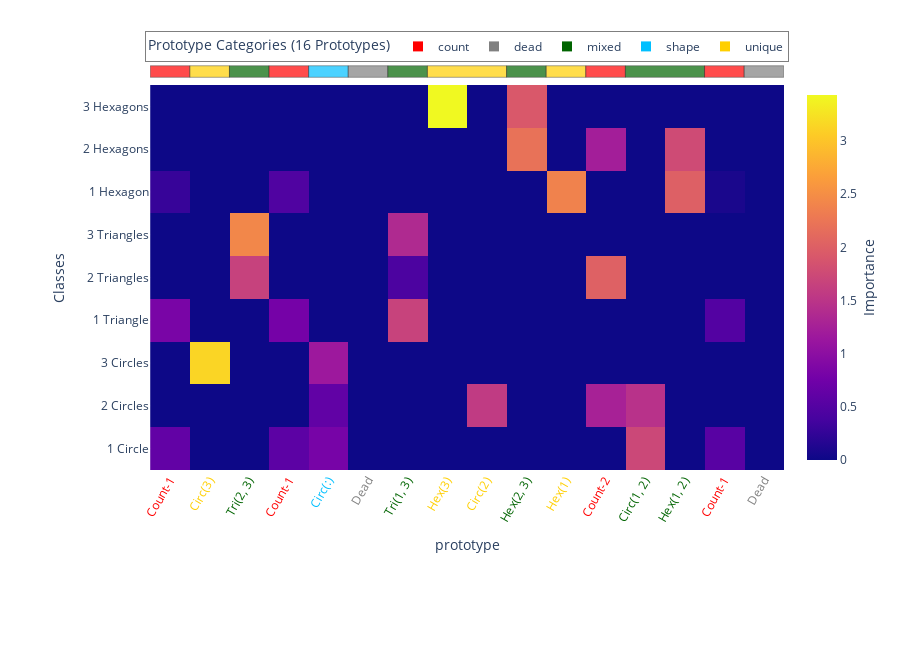

Notebook code for this chart:
### Code cell
show_global_explanation(net, classes, output_path=run_vis_dir, order_prototypes_by_group=False)

### Figure 1 — Plotly figure (JSON) as saved in the notebook; plotly's stock layout.template omitted (floating-point values rounded to 4 significant figures; data arrays with more than 128 entries replaced by an {"elided": "..."} marker saying what was removed)
{"data": [{"colorbar": {"title": {"side": "right", "text": "Importance"}}, "colorscale": [[0, "#0d0887"], [0.1111, "#46039f"], [0.2222, "#7201a8"], [0.3333, "#9c179e"], [0.4444, "#bd3786"], [0.5556, "#d8576b"], [0.6667, "#ed7953"], [0.7778, "#fb9f3a"], [0.8889, "#fdca26"], [1, "#f0f921"]], "customdata": [["Count-1", "Circ(3)", "Tri(2, 3)", "Count-1", "Circ(:)", "Dead", "Tri(1, 3)", "Hex(3)", "Circ(2)", "Hex(2, 3)", "Hex(1)", "Count-2", "Circ(1, 2)", "Hex(1, 2)", "Count-1", "Dead"], ["0", "1", "2", "3", "4", "5", "6", "7", "8", "9", "10", "11", "12", "13", "14", "15"]], "hoverongaps": false, "hovertemplate": "Class: %{y}<br>Prototype: %{customdata[0]} (Original P%{customdata[1]})<br>Importance: %{z:.3f}<extra></extra>", "type": "heatmap", "x": [0, 1, 2, 3, 4, 5, 6, 7, 8, 9, 10, 11, 12, 13, 14, 15], "y": ["1 Circle", "2 Circles", "3 Circles", "1 Triangle", "2 Triangles", "3 Triangles", "1 Hexagon", "2 Hexagons", "3 Hexagons"], "z": {"elided": "9x16 float values"}}, {"legendgroup": "count", "marker": {"color": "red", "size": 10, "symbol": "square"}, "mode": "markers", "name": "count", "type": "scatter", "x": [null], "y": [null]}, {"legendgroup": "dead", "marker": {"color": "gray", "size": 10, "symbol": "square"}, "mode": "markers", "name": "dead", "type": "scatter", "x": [null], "y": [null]}, {"legendgroup": "mixed", "marker": {"color": "rgb(0, 100, 0)", "size": 10, "symbol": "square"}, "mode": "markers", "name": "mixed", "type": "scatter", "x": [null], "y": [null]}, {"legendgroup": "shape", "marker": {"color": "deepskyblue", "size": 10, "symbol": "square"}, "mode": "markers", "name": "shape", "type": "scatter", "x": [null], "y": [null]}, {"legendgroup": "unique", "marker": {"color": "rgb(255, 207, 0)", "size": 10, "symbol": "square"}, "mode": "markers", "name": "unique", "type": "scatter", "x": [null], "y": [null]}], "layout": {"height": 650, "legend": {"bgcolor": "rgba(255,255,255,0.7)", "bordercolor": "rgba(0,0,0,0.5)", "borderwidth": 1, "orientation": "h", "title": {"text": "Prototype Categories (16 Prototypes)"}, "traceorder": "normal", "x": 0.5, "xanchor": "center", "y": 1.06, "yanchor": "bottom"}, "margin": {"b": 180, "l": 150, "r": 50, "t": 85}, "shapes": [{"fillcolor": "red", "line": {"color": "black", "width": 0.5}, "opacity": 0.7, "type": "rect", "x0": -0.5, "x1": 0.5, "xref": "x", "y0": 1.02, "y1": 1.05, "yref": "paper"}, {"fillcolor": "rgb(255, 207, 0)", "line": {"color": "black", "width": 0.5}, "opacity": 0.7, "type": "rect", "x0": 0.5, "x1": 1.5, "xref": "x", "y0": 1.02, "y1": 1.05, "yref": "paper"}, {"fillcolor": "rgb(0, 100, 0)", "line": {"color": "black", "width": 0.5}, "opacity": 0.7, "type": "rect", "x0": 1.5, "x1": 2.5, "xref": "x", "y0": 1.02, "y1": 1.05, "yref": "paper"}, {"fillcolor": "red", "line": {"color": "black", "width": 0.5}, "opacity": 0.7, "type": "rect", "x0": 2.5, "x1": 3.5, "xref": "x", "y0": 1.02, "y1": 1.05, "yref": "paper"}, {"fillcolor": "deepskyblue", "line": {"color": "black", "width": 0.5}, "opacity": 0.7, "type": "rect", "x0": 3.5, "x1": 4.5, "xref": "x", "y0": 1.02, "y1": 1.05, "yref": "paper"}, {"fillcolor": "gray", "line": {"color": "black", "width": 0.5}, "opacity": 0.7, "type": "rect", "x0": 4.5, "x1": 5.5, "xref": "x", "y0": 1.02, "y1": 1.05, "yref": "paper"}, {"fillcolor": "rgb(0, 100, 0)", "line": {"color": "black", "width": 0.5}, "opacity": 0.7, "type": "rect", "x0": 5.5, "x1": 6.5, "xref": "x", "y0": 1.02, "y1": 1.05, "yref": "paper"}, {"fillcolor": "rgb(255, 207, 0)", "line": {"color": "black", "width": 0.5}, "opacity": 0.7, "type": "rect", "x0": 6.5, "x1": 8.5, "xref": "x", "y0": 1.02, "y1": 1.05, "yref": "paper"}, {"fillcolor": "rgb(0, 100, 0)", "line": {"color": "black", "width": 0.5}, "opacity": 0.7, "type": "rect", "x0": 8.5, "x1": 9.5, "xref": "x", "y0": 1.02, "y1": 1.05, "yref": "paper"}, {"fillcolor": "rgb(255, 207, 0)", "line": {"color": "black", "width": 0.5}, "opacity": 0.7, "type": "rect", "x0": 9.5, "x1": 10.5, "xref": "x", "y0": 1.02, "y1": 1.05, "yref": "paper"}, {"fillcolor": "red", "line": {"color": "black", "width": 0.5}, "opacity": 0.7, "type": "rect", "x0": 10.5, "x1": 11.5, "xref": "x", "y0": 1.02, "y1": 1.05, "yref": "paper"}, {"fillcolor": "rgb(0, 100, 0)", "line": {"color": "black", "width": 0.5}, "opacity": 0.7, "type": "rect", "x0": 11.5, "x1": 13.5, "xref": "x", "y0": 1.02, "y1": 1.05, "yref": "paper"}, {"fillcolor": "red", "line": {"color": "black", "width": 0.5}, "opacity": 0.7, "type": "rect", "x0": 13.5, "x1": 14.5, "xref": "x", "y0": 1.02, "y1": 1.05, "yref": "paper"}, {"fillcolor": "gray", "line": {"color": "black", "width": 0.5}, "opacity": 0.7, "type": "rect", "x0": 14.5, "x1": 15.5, "xref": "x", "y0": 1.02, "y1": 1.05, "yref": "paper"}], "width": 900, "xaxis": {"automargin": true, "tickangle": -60, "tickmode": "array", "ticktext": ["<span style=\"color:red;\">Count-1</span>", "<span style=\"color:rgb(255, 207, 0);\">Circ(3)</span>", "<span style=\"color:rgb(0, 100, 0);\">Tri(2, 3)</span>", "<span style=\"color:red;\">Count-1</span>", "<span style=\"color:deepskyblue;\">Circ(:)</span>", "<span style=\"color:gray;\">Dead</span>", "<span style=\"color:rgb(0, 100, 0);\">Tri(1, 3)</span>", "<span style=\"color:rgb(255, 207, 0);\">Hex(3)</span>", "<span style=\"color:rgb(255, 207, 0);\">Circ(2)</span>", "<span style=\"color:rgb(0, 100, 0);\">Hex(2, 3)</span>", "<span style=\"color:rgb(255, 207, 0);\">Hex(1)</span>", "<span style=\"color:red;\">Count-2</span>", "<span style=\"color:rgb(0, 100, 0);\">Circ(1, 2)</span>", "<span style=\"color:rgb(0, 100, 0);\">Hex(1, 2)</span>", "<span style=\"color:red;\">Count-1</span>", "<span style=\"color:gray;\">Dead</span>"], "tickvals": [0, 1, 2, 3, 4, 5, 6, 7, 8, 9, 10, 11, 12, 13, 14, 15], "title": {"text": "prototype"}}, "yaxis": {"automargin": true, "title": {"text": "Classes"}}}}
